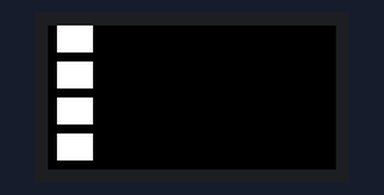
Simulated run of this sketch. Board: Arduino Uno, built with avr-gcc and run on an emulated ATmega328P. Shown: 32×16 colour display.

Above: at 0.07 s.
At 1.73 s:
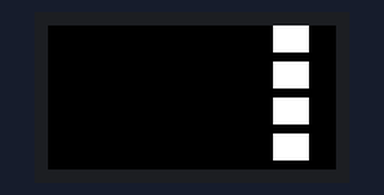
At 3.71 s:
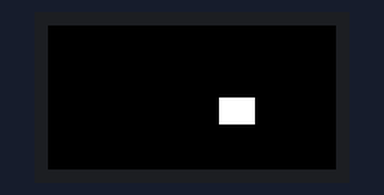
At 7.31 s:
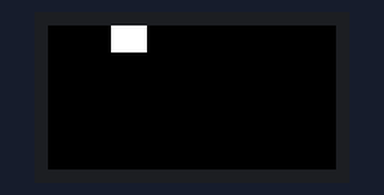
At 10.91 s:
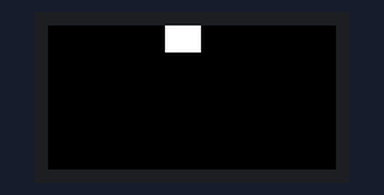
At 14.65 s:
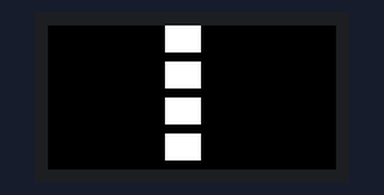

The sketch:

patternplayer.ino
```cpp
// gunsticks little pattern player
// has several routines displaying various patterns
// using x/y coords or window addresses

#include <Adafruit_GFX.h>   // Core graphics library
#include <RGBmatrixPanel.h> // Hardware-specific library

#define CLK 8  // MUST be on PORTB!
#define LAT A3
#define OE  9
#define A   A0
#define B   A1
#define C   A2
RGBmatrixPanel matrix(A, B, C, CLK, LAT, OE, false);

void setup() {
  matrix.begin();

  //myWindows(random(1,21));
  int window = 13;
  int brightness = 255;
  int del = 100;
  // White is 7,7,7 (3bit) 255,255,255 (8bit)
  uint8_t red=255, green=255, blue=255;

int x=0;
int y=0;
int pos=0;
int patternSwitcher=5;
while ( true ) {
  switch(patternSwitcher) {
    case 0:
    case 1:   // this will repeat the following patterns 3 times
    case 2: {
      // scan through line by line from top to bottom
      myWindows(xyToWindow(x,y), brightness, red, green, blue);
      if(x++>2) {
        x=0;
        if(y++>3) {
          y=0;
          patternSwitcher++;
        }
      }
      break;
    }
    case 3:
    case 4: {
      // move a pixel around a path
      int path[] =   { 1, 6,11,16,
                       17,18,19,20,
                       15,10, 5,
                        4, 3, 2,
                        7,12,13,14,9,8,
                        7,12,13,14,
                       15,10,5,4,3,2,
                       0};
      myWindows(path[pos], brightness, red, green, blue);
      pos++;
      if(path[pos]==0) { pos=0; patternSwitcher++; }
      break;
     }
     case 5:
     x=y=0;patternSwitcher++;
     case 6:
     case 7:
     case 8: {
       // top bottom line wiper
      myWindows(xyToWindow(x,y), brightness, red, green, blue);
      myWindows(xyToWindow(x+1,y), brightness, red, green, blue);
      myWindows(xyToWindow(x+2,y), brightness, red, green, blue);
      myWindows(xyToWindow(x+3,y), brightness, red, green, blue);
        if(y++>3) {
          y=0;
          patternSwitcher++;
        }
      }

      break;
     case 9:
       x=y=0;patternSwitcher++;
     case 10:
       for(x=0;x<4;x++)
         for(y=0;y<5;y++)
           myWindows(xyToWindow(x,y), brightness, red, green, blue);
         patternSwitcher++;
       break;

  default:
        patternSwitcher=0;
      break;
  }
  delay(del);
  // fill the screen with 'black'
  matrix.fillScreen(matrix.Color888(0, 0, 0));
  matrix.swapBuffers(false);
}

}

int xyToWindow(int x, int y) {
  // this uses the building true xy coords like a screen
  // so pixel 0,0 is top left
  // pixel 3,4 is bottom right
  // 1,0->6 =1 + x*5 + y
  // 3,0->16=1 x x*5
  // 2,3->14=1 +x*5 +y
  return (1+x*5+y);
}

  int myWindows (int w, int br, int r, int g, int b){

switch (w) {
  case 1:
    // Window 1
    matrix.fillRect(1,12,4,3, matrix.Color888(r,g,b));
    break;
  case 2:
    // Window 2
    matrix.fillRect(7,12,4,3, matrix.Color888(r,g,b));
    break;
  case 3:
    // Window 3
    matrix.fillRect(13,12,4,3, matrix.Color888(r,g,b));
    break;
  case 4:
    // Window 4
    matrix.fillRect(19,12,4,3, matrix.Color888(r,g,b));
    break;
  case 5:
    // Window 5
    matrix.fillRect(25,12,4,3, matrix.Color888(r,g,b));
    break;
  case 6:
    // Window 6
    matrix.fillRect(1,8,4,3, matrix.Color888(r,g,b));
    break;
  case 7:
    // Window 7
    matrix.fillRect(7,8,4,3, matrix.Color888(r,g,b));
    break;
  case 8:
    // Window 8
    matrix.fillRect(13,8,4,3, matrix.Color888(r,g,b));
    break;
  case 9:
    // Window 9
    matrix.fillRect(19,8,4,3, matrix.Color888(r,g,b));
    break;
  case 10:
    // Window 10
    matrix.fillRect(25,8,4,3, matrix.Color888(r,g,b));
    break;
  case 11:
    // Window 11
    matrix.fillRect(1,4,4,3, matrix.Color888(r,g,b));
    break;
  case 12:
    // Window 12
    matrix.fillRect(7,4,4,3, matrix.Color888(r,g,b));
    break;
  case 13:
    // Window 13
    matrix.fillRect(13,4,4,3, matrix.Color888(r,g,b));
    break;
  case 14:
    // Window 14
    matrix.fillRect(19,4,4,3, matrix.Color888(r,g,b));
    break;
  case 15:
    // Window 15
    matrix.fillRect(25,4,4,3, matrix.Color888(r,g,b));
    break;
  case 16:
    // Window 16
    matrix.fillRect(1,0,4,3, matrix.Color888(r,g,b));
    break;
  case 17:
    // Window 17
    matrix.fillRect(7,0,4,3, matrix.Color888(r,g,b));
    break;
  case 18:
    // Window 18
    matrix.fillRect(13,0,4,3, matrix.Color888(r,g,b));
    break;
  case 19:
    // Window 19
    matrix.fillRect(19,0,4,3, matrix.Color888(r,g,b));
    break;
  case 20:
    // Window 20
    matrix.fillRect(25,0,4,3, matrix.Color888(r,g,b));
    break;

  default:
      break;
}
  }

void loop() {
  // do nothing
}
```

Measured:
- by itself, everything shown: repeats every 13.8 s, in 117 steps
